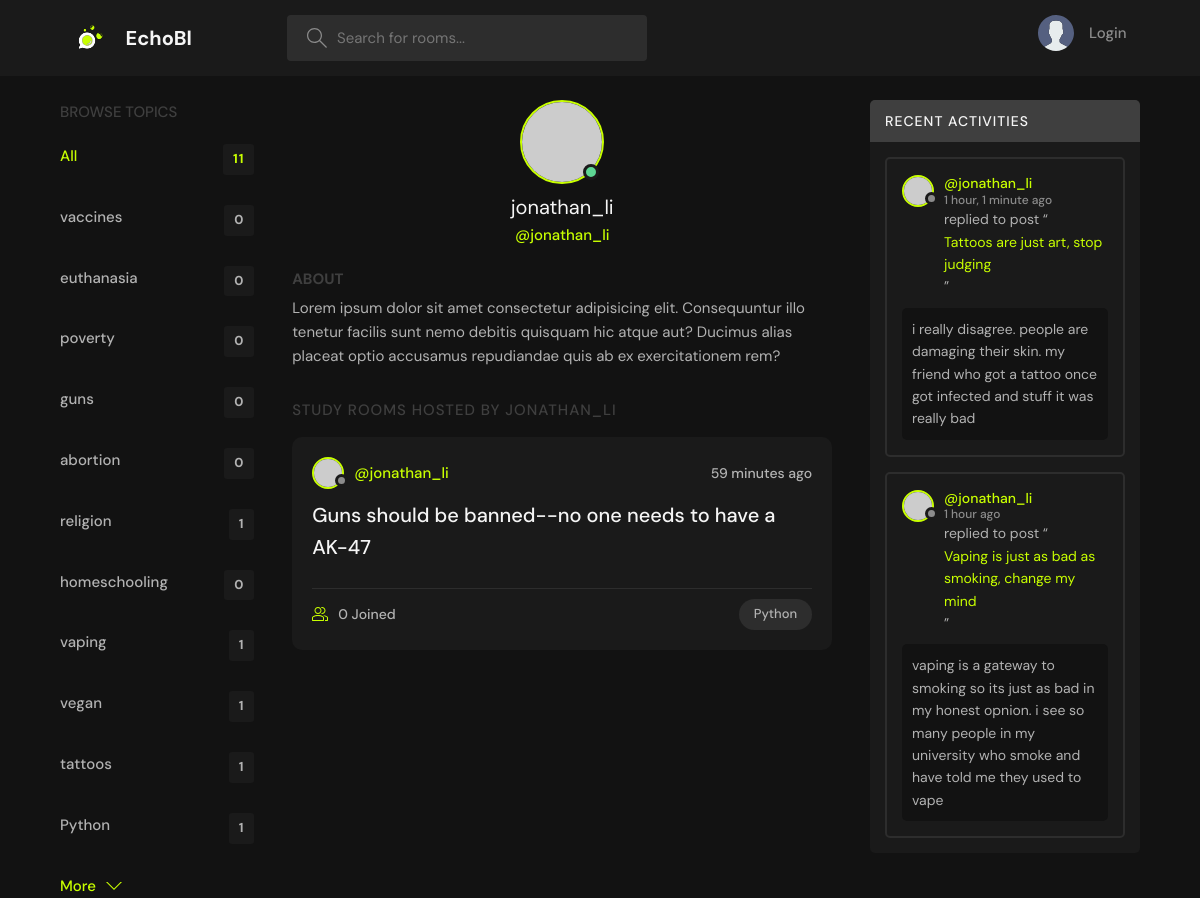
Screenshot of /profile/5/ with the database file from the repository.
### base/models.py (models this page shows, shortened)
class Topic(models.Model):
    name = models.CharField(max_length=200)

class Room(models.Model):
    host = models.ForeignKey(User, on_delete=models.SET_NULL, null=True)
    topic = models.ForeignKey(Topic, on_delete=models.SET_NULL, null=True)
    name = models.CharField(max_length=200)
    description = models.TextField(null=True, blank=True)
    participants = models.ManyToManyField(User,related_name="participants", blank=True)
    updated = models.DateTimeField(auto_now=True)
    created = models.DateTimeField(auto_now_add=True)
    def __str__(self):
        return self.name
    class Meta:
        ordering = ['-updated', '-created']

class Message(models.Model):
    user = models.ForeignKey(User, on_delete=models.CASCADE)
    room = models.ForeignKey(Room, on_delete=models.CASCADE)
    body = models.TextField()
    updated = models.DateTimeField(auto_now=True)
    created = models.DateTimeField(auto_now_add=True)
    class Meta:
        ordering = ['updated', 'created']

### base/views.py (the view)
# urls.py: path('profile/<str:pk>/', views.userProfile, name="user-profile"),
def userProfile(request, pk):
    user = User.objects.get(id=pk)
    rooms = user.room_set.all()
    room_count = rooms.count()
    room_messages = user.message_set.all()
    topics = Topic.objects.all()
    context={'user': user, 'rooms': rooms,
             'room_messages': room_messages,
             'topics': topics,
             'room_count': room_count}
    return render(request, 'base/profile.html', context)

### base/templates/base/profile.html (shortened to what this page needs)
{% extends 'main.html' %}
{% block content %}
  <main class="profile-page layout layout--3">
    <div class="container">
       {% include 'base/components/topic.html' %}
        <div class="roomList">
          <div class="profile">
            <div class="profile__avatar">
              <div class="avatar avatar--large active">
                <img src="https://randomuser.me/api/portraits/men/11.jpg" />
              </div>
            </div>
            <div class="profile__info">
              <h3>{{user.username}}</h3>
              <p>@{{user.username}}</p>
            </div>
            <div class="profile__about">
              <h3>About</h3>
              <p>
                Lorem ipsum dolor sit amet consectetur adipisicing elit. Consequuntur illo tenetur
                facilis sunt nemo debitis quisquam hic atque aut? Ducimus alias placeat optio
                accusamus repudiandae quis ab ex exercitationem rem?
              </p>
            </div>
          </div>
          <div class="roomList__header">
            <div>
              <h2>Study Rooms Hosted by {{user.username}}</a>
              </h2>
            </div>
          </div>
          {% include 'base/components/feed.html' %}
          </div>
        {% include 'base/components/activity.html' %}
    </div>
  </main>
{% endblock content %}

### base/templates/base/components/topic.html
<div class="topics">
	<div class="topics__header">
	  <h2>Browse Topics</h2>
	</div>
	<ul class="topics__list">
	  <li>
		<a href="{% url 'home' %}" class="active">All <span>{{topics.count}}</span></a>
	  </li>
		{% for topic in topics %}
		<li><a href="{% url 'home' %}?q={{topic.name}}">{{topic.name}}
			<span>
				{{topic.room_set.all.count}}
			</span>
		</a></li>
		{% endfor %}
	</ul>
	<a class="btn btn--link" href="{% url 'topics' %}">
	  More
	  <svg version="1.1" xmlns="http://www.w3.org/2000/svg" width="32" height="32" viewBox="0 0 32 32">
		<title>chevron-down</title>
		<path d="M16 21l-13-13h-3l16 16 16-16h-3l-13 13z"></path>
	  </svg>
	</a>
  </div>

### base/templates/base/components/feed.html (shortened to what this page needs)
{% for room in rooms %}
<div class="roomListRoom">
	<div class="roomListRoom__header">
		<a
			href="{% url 'user-profile' room.host.id %}"
			class="roomListRoom__author">
			<div class="avatar avatar--small">
				<img src="https://randomuser.me/api/portraits/women/11.jpg" />
			</div>
			<span>@{{room.host.username}}</span>
		</a>
		<div class="roomListRoom__actions">
			<span>{{room.created|timesince}} ago</span>
		</div>
	</div>
    <div class="roomListRoom__content"><a href="{% url 'room' room.id %}">{{room.name}}</a></div>
	<div class="roomListRoom__meta">
		<a href="{% url 'room' room.id %}" class="roomListRoom__joined">
			{{room.participants.all.count}} Joined
		</a>
		<p class="roomListRoom__topic">{{room.topic.name}}</p>
	</div>
</div>
{% endfor %}

### base/templates/base/components/activity.html (shortened to what this page needs)
<div class="activities">
	<div class="activities__header">
	  <h2>Recent Activities</h2>
	</div>
{% for message in room_messages %}
<div class="activities__box">
	<div class="activities__boxHeader roomListRoom__header">
		<a href="{% url 'user-profile' message.user.id %}" class="roomListRoom__author">
			<div class="avatar avatar--small">
				<img src="https://randomuser.me/api/portraits/women/11.jpg" />
			</div>
			<p>
				@{{message.user}}
				<span>{{message.created|timesince}} ago</span>
			</p>
		</a>
	</div>
	<div class="activities__boxContent">
		<p>replied to post “<a href="{% url 'room' message.room.id %}">{{message.room}}</a>”</p>
		<div class="activities__boxRoomContent">{{message.body}}</div>
	</div>
</div>
{% endfor %}
</div>

### rows the page displays
Topic: name "vaccines", room_set.all.count "0"
Topic: name "euthanasia", room_set.all.count "0"
Topic: name "poverty", room_set.all.count "0"
Topic: name "guns", room_set.all.count "0"
Topic: name "abortion", room_set.all.count "0"
Topic: name "religion", room_set.all.count "1"
Topic: name "homeschooling", room_set.all.count "0"
Topic: name "vaping", room_set.all.count "1"
Topic: name "vegan", room_set.all.count "1"
Topic: name "tattoos", room_set.all.count "1"
Topic: name "Python", room_set.all.count "1"
Room: host.username "jonathan_li", created "59 minutes", name "Guns should be banned--no one needs to have a AK-47", participants.all.count "0", topic.name "Python"
Message: user "jonathan_li", created "1 hour, 1 minute", room "Tattoos are just art, stop judging", body "i really disagree. people are damaging their skin. my friend who got a tattoo once got infected and stuff it was really bad"
Message: user "jonathan_li", created "1 hour", room "Vaping is just as bad as smoking, change my mind", body "vaping is a gateway to smoking so its just as bad in my honest opnion. i see so many people in my university who smoke and have told me they used to vape"

### other values shown
{{ topics.count }} "11"
{{ user.username }} "jonathan_li"
{{ user.username }} "JONATHAN_LI"
